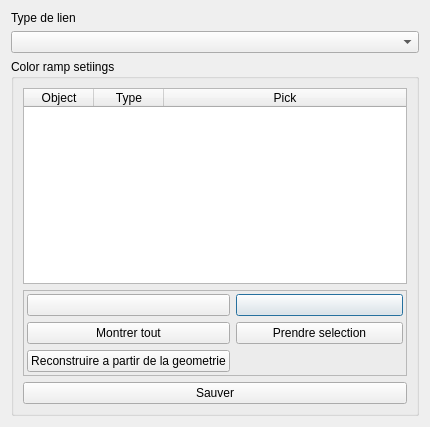
<?xml version="1.0" encoding="UTF-8"?>
<ui version="4.0">
 <class>Dialog</class>
 <widget class="QDialog" name="Dialog">
  <property name="geometry">
   <rect>
    <x>0</x>
    <y>0</y>
    <width>430</width>
    <height>427</height>
   </rect>
  </property>
  <property name="windowTitle">
   <string>Dialog</string>
  </property>
  <layout class="QVBoxLayout" name="verticalLayout_3">
   <item>
    <widget class="QLabel" name="label">
     <property name="text">
      <string>Type de lien</string>
     </property>
    </widget>
   </item>
   <item>
    <widget class="QComboBox" name="comboBox_linktype"/>
   </item>
   <item>
    <widget class="QGroupBox" name="groupBox_2">
     <property name="title">
      <string>Color ramp setiings</string>
     </property>
     <layout class="QVBoxLayout" name="verticalLayout">
      <item>
       <widget class="QTableWidget" name="tableWidget">
        <property name="rowCount">
         <number>0</number>
        </property>
        <attribute name="horizontalHeaderDefaultSectionSize">
         <number>70</number>
        </attribute>
        <attribute name="horizontalHeaderStretchLastSection">
         <bool>true</bool>
        </attribute>
        <attribute name="verticalHeaderStretchLastSection">
         <bool>false</bool>
        </attribute>
        <column>
         <property name="text">
          <string>Object</string>
         </property>
        </column>
        <column>
         <property name="text">
          <string>Type</string>
         </property>
        </column>
        <column>
         <property name="text">
          <string>Pick</string>
         </property>
        </column>
       </widget>
      </item>
      <item>
       <widget class="QFrame" name="frame_actions">
        <property name="frameShape">
         <enum>QFrame::StyledPanel</enum>
        </property>
        <property name="frameShadow">
         <enum>QFrame::Raised</enum>
        </property>
        <layout class="QGridLayout" name="gridLayout">
         <property name="margin">
          <number>3</number>
         </property>
         <item row="0" column="1">
          <widget class="QPushButton" name="pushButton_remove">
           <property name="text">
            <string/>
           </property>
           <property name="icon">
            <iconset>
             <normaloff>:/plugins/PostTelemac/icons/Delete_48x48.png</normaloff>:/plugins/PostTelemac/icons/Delete_48x48.png</iconset>
           </property>
          </widget>
         </item>
         <item row="1" column="0">
          <widget class="QPushButton" name="pushButton_showall">
           <property name="text">
            <string>Montrer tout</string>
           </property>
          </widget>
         </item>
         <item row="1" column="1">
          <widget class="QPushButton" name="pushButton">
           <property name="text">
            <string>Prendre selection</string>
           </property>
          </widget>
         </item>
         <item row="0" column="0">
          <widget class="QPushButton" name="pushButton_add">
           <property name="text">
            <string/>
           </property>
           <property name="icon">
            <iconset>
             <normaloff>:/plugins/PostTelemac/icons/Add_48x48.png</normaloff>:/plugins/PostTelemac/icons/Add_48x48.png</iconset>
           </property>
          </widget>
         </item>
         <item row="2" column="0">
          <widget class="QPushButton" name="pushButton_resetfromgeom">
           <property name="text">
            <string>Reconstruire a partir de la geometrie</string>
           </property>
          </widget>
         </item>
        </layout>
       </widget>
      </item>
      <item>
       <widget class="QPushButton" name="pushButton_save">
        <property name="text">
         <string>Sauver</string>
        </property>
       </widget>
      </item>
     </layout>
    </widget>
   </item>
  </layout>
 </widget>
 <resources/>
 <connections/>
</ui>
